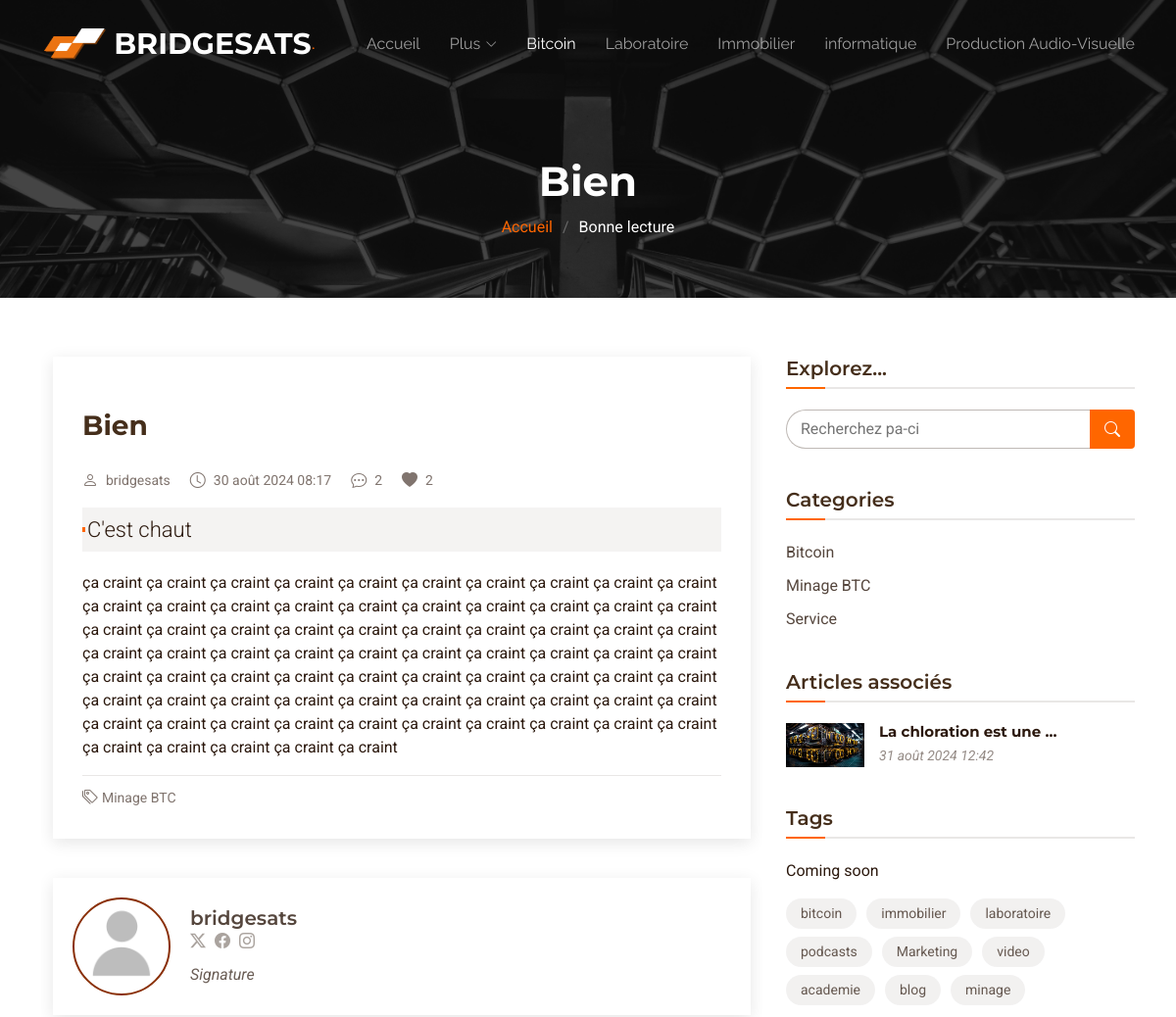
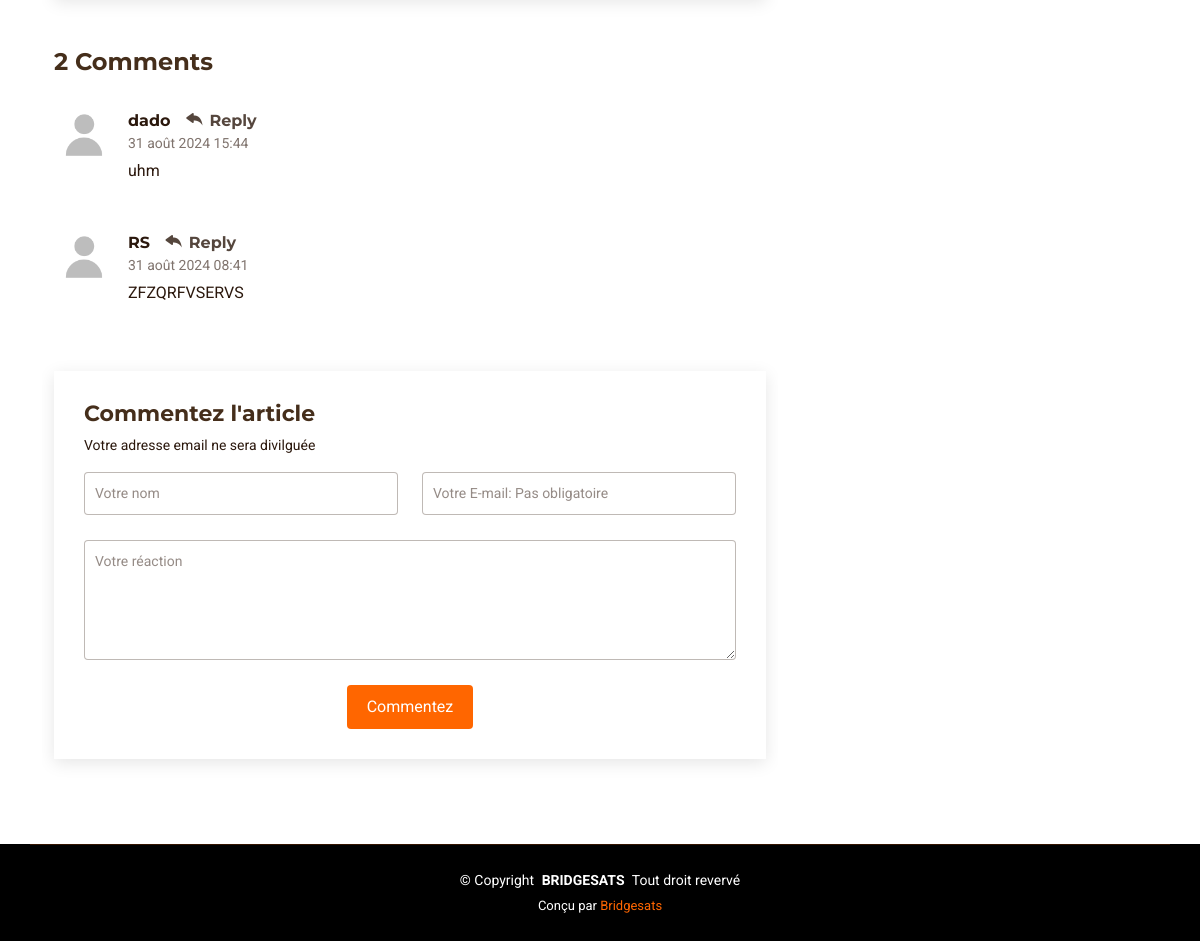
The app's page /detail/bien with its own data (2 pictures, top to bottom).
### core/models.py (models this page shows, shortened)
class CreateBlog(models.Model):
    title = models.CharField(max_length=255)
    category = models.ForeignKey(Category, on_delete=models.CASCADE)
    intro = models.TextField()
    author = models.ForeignKey(User, on_delete=models.SET_NULL, null=True, blank=True)
    slug = models.SlugField(max_length=1000, unique=True, blank=True)
    body = models.TextField()
    image = models.ImageField(upload_to='media')
    date_added = models.DateTimeField(auto_now=True)
    class Meta:
        ordering = ['-date_added']

class Category(models.Model):
    cat_id = models.AutoField(primary_key=True)
    name = models.CharField(max_length=120)
    def __str__(self):
        return self.name

class Comment(models.Model):
    post = models.ForeignKey(CreateBlog, related_name='comments', on_delete=models.CASCADE)
    email = models.EmailField()
    body = models.TextField()
    name = models.CharField(max_length=100, default="inconnue")
    date_added = models.DateTimeField(auto_now=True)
    class Meta:
        ordering = ['-date_added']

### core/views.py (the view)
# urls.py: path('detail/<slug:slug>', detailView, name='detailView'),
def detailView(request, slug):
    post = get_object_or_404(CreateBlog, slug=slug)
    category = post.category
    articles_en_relation = CreateBlog.objects.filter(category=category).exclude(pk=post.pk)  # Exclude current post
    list_categorys = Category.objects.all()
    comments = post.comments.all()
    post_comments_count = comments.count()  # Use count() method for efficiency
    if request.method == 'POST':
        if 'body' in request.POST:  # Check for comment form submission
            name = request.POST.get('name')
            body = request.POST.get('body')
            if not body:
                return render(request, 'post_detail.html', {'post': post, 'error': 'Veuillez remplir tous les champs.'})
            comment = Comment(name=name, body=body, post=post)
            comment.save()
            messages.success(request, 'Merci votre intervention')
            return redirect('detailView', slug=post.slug)
        else:  # Check for newsletter form submission
            form1 = SubscribersForm(request.POST)
            if form1.is_valid():
                form1.save()
                messages.success(request, 'Félicitation, Vous avez rejoint notre Newsletter')
                return redirect('detailView', slug=post.slug)
    else:
        form1 = SubscribersForm()  # Initialize empty form for newsletter
    context = {
        'post': post,
        'comments': comments,
        'comment_count': post_comments_count,  # Renamed for clarity
        'comment_form': Comment(),  # Create empty comment object for form
        'newsletter_form': form1,
        'aer': articles_en_relation,
        'cats': list_categorys,
    }
    return render(request, 'blog-details.html', context)

### core/forms.py
class SubscribersForm(ModelForm):
    class Meta:
        model = Subscribers
        fields = ['email', ]

### core/templates/blog-details.html (shortened to what this page needs)
<!DOCTYPE html>
{% load static %}
<html lang="en">
<head>
  <link href="{% static "assets1/vendor/bootstrap/css/bootstrap.min.css" %}" rel="stylesheet">
  <link href="{% static "assets1/vendor/bootstrap-icons/bootstrap-icons.css" %}" rel="stylesheet">
  <link href="{% static "assets1/vendor/aos/aos.css" %}" rel="stylesheet">
  <link href="{% static "assets1/vendor/glightbox/css/glightbox.min.css" %}" rel="stylesheet">
  <link href="{% static "assets1/vendor/swiper/swiper-bundle.min.css" %}" rel="stylesheet">
  <link href="{% static "assets1/css/main.css" %}" rel="stylesheet">
</head>
<body class="blog-details-page">
  <header id="header" class="header d-flex align-items-center fixed-top">
    <div class="container-fluid container-xl position-relative d-flex align-items-center justify-content-between">
      <a href="{% url "accueille" %}" class="logo d-flex align-items-center me-auto me-lg-0">
        <img src="{% static "assets/img/favicon.webp" %}" alt="">
        <h1 class="sitename">BRIDGESATS</h1>
        <span>.</span>
      </a>
      <nav id="navmenu" class="navmenu">
        <ul>
          <li><a href="{% url "accueille" %}" >Accueil<br></a></li>
          <li class="dropdown"><a href="#"><span>Plus</span> <i class="bi bi-chevron-down toggle-dropdown"></i></a>
          </li>
          <li><a href="{% url "bitcoin" %}" class="active">Bitcoin</a></li>
          <li><a href="{% url "laboratoire" %}">Laboratoire</a></li>
          <li><a href="{% url "immobilier" %}">Immobilier</a></li>
          <li><a href="{% url "informatique" %}">informatique</a></li>
          <li><a href="{% url "production" %}">Production Audio-Visuelle</a></li>
        </ul>
      </nav>
    </div>
  </header>
  <main class="main">
    <div class="page-title dark-background" data-aos="fade" style="background-image: url({% static "assets/img/hero-bg.jpg" %});">
      <div class="container">
        <h1>{{ post.title }}</h1>
        <nav class="breadcrumbs">
          <ol>
            <li><a href="{% url "accueille" %}">Accueil</a></li>
            <li class="current">Bonne lecture</li>
          </ol>
        </nav>
      </div>
    </div>
    <div class="container">
      <div class="row">
        <div class="col-lg-8">
          <section id="blog-details" class="blog-details section">
            <div class="container">
              <article class="article">
                <div class="post-img">
                </div>
                <h2 class="title">{{ post.title }}</h2>
                <div class="meta-top">
                  <ul>
                    <li class="d-flex align-items-center"><i class="bi bi-person"></i> <a href="blog-details.html">{{ post.author}}</a></li>
                    <li class="d-flex align-items-center"><i class="bi bi-clock"></i> <a href="blog-details.html"><time datetime="2020-01-01">{{ post.date_added }}</time></a></li>
                    <li class="d-flex align-items-center"><i class="bi bi-chat-dots"></i> <a href="blog-details.html">{{ comment_count }}</a></li>
                    <li class="d-flex align-items-center"><i class="bi bi-heart-fill"></i> <a href="blog-details.html">{{ comment_count }}</a></li>
                  </ul>
                </div>
                <div class="content">
                  <blockquote>
                    <p>
                      {{ post.intro|safe }}
                    </p>
                  </blockquote>
                  <p>
                    {{ post.body|linebreaks }}
                  </p>
                </div>
                <div class="meta-bottom">
                  <i class="bi bi-tags"></i>
                  <ul class="cats">
                    <li><a href="#">{{ post.category }}</a></li>
                  </ul>
                </div>
              </article>
            </div>
          </section>
          <section id="blog-author" class="blog-author section">
            <div class="container">
              <div class="author-container d-flex align-items-center">
                <img style=" max-width: 100px;
  margin-right: 20px;
  border: 2px solid rgb(138, 48, 7);
  border-radius: 50%;" src="{% static "assets1/img/userdefault.png" %}" class="rounded-circle flex-shrink-0" alt="">
                <div>
                  <h4>{{ post.author }}</h4>
                  <div class="social-links">
                    <a href="https://x.com/#"><i class="bi bi-twitter-x"></i></a>
                    <a href="https://facebook.com/#"><i class="bi bi-facebook"></i></a>
                    <a href="https://instagram.com/#"><i class="biu bi-instagram"></i></a>
                  </div>
                  <p>
Signature                             </p>
                </div>
              </div>
            </div>
          </section>
          <section id="blog-comments" class="blog-comments section">
            <div class="container">
              <h4 class="comments-count">{{ comment_count }} Comments</h4>
              {% for i in comments %}
              <div id="comment-1" class="comment">
                <div class="d-flex">
                  <div class="comment-img"><img src="{% static "assets1/img/userdefault.png" %}" alt=""></div>
                  <div>
                    <h5><a href="">{% if i.name %}{{ i.name }}{% else %}Inconnue{% endif %}</a> <a href="#" class="reply"><i class="bi bi-reply-fill"></i> Reply</a></h5>
                    <time datetime="2020-01-01">{{ i.date_added }}</time>
                    <p>
                      {{ i.body }}
                    </p>
                  </div>
                </div>
              </div>
              {% endfor %}
            </div>
          </section>
          <section id="comment-form" class="comment-form section">
            <div class="container">
              <form action="" method="POST">
                <h4>Commentez l'article</h4>
                <p>Votre adresse email ne sera divilguée </p>
                <div class="row">
                  <div class="col-md-6 form-group">
                    <input name="name" id="name" type="text" class="form-control" placeholder="Votre nom">
                  </div>
                  <div class="col-md-6 form-group">
                    <input name="email" type="text" class="form-control" placeholder="Votre E-mail: Pas obligatoire">
                  </div>
                </div>
                <div class="row">
                  <div class="col form-group">
                    <textarea name="body" id="body" class="form-control" rows="2" placeholder="Votre réaction"></textarea>
                  </div>
                </div>
                <div class="text-center">
                  <button type="submit" class="btn btn-block btn-primary">Commentez</button>
                </div>
              </form>
            </div>
          </section>
        </div>
        <div class="col-lg-4 sidebar">
          <div class="widgets-container">
            <div class="search-widget widget-item">
              <h3 class="widget-title">Explorez...</h3>
              <form action="{% url "search" %}">
                <input type="text" name="query" placeholder="Recherchez pa-ci">
                <button type="submit" title="Search"><i class="bi bi-search"></i></button>
              </form>
            </div>
            <div class="categories-widget widget-item">
              <h3 class="widget-title">Categories</h3>
              <ul class="mt-3">
                {% for categorys in cats  %}
                  <li><a href="{% url 'blog-cat' categorys.cat_id %}">{{ categorys.name }} <span></span></a></li>
                {% endfor %}
              </ul>
            </div>
            <div class="recent-posts-widget widget-item">
              <h3 class="widget-title">Articles associés</h3>
              {% for art in aer %}
              {% if art.id != article.id %}
              <div class="post-item">
                <img src="{{art.image.url}}" alt="" class="flex-shrink-0">
                <div>
                  <h4><a href="{{ art.slug }}">{{ art.intro|safe|truncatewords_html:4}}</a></h4>
                  <time datetime="2020-01-01">{{ art.date_added }}</time>
                </div>
              </div>
              {% endif %}
              {% empty %}
              <p>Pas d'article de meme catégorie</p>
              {% endfor %}
            </div>
            <div class="tags-widget widget-item">
              <h3 class="widget-title">Tags</h3>
              <p>Coming soon</p>
              <ul>
                <li><a href="#">bitcoin</a></li>
                <li><a href="#">immobilier</a></li>
                <li><a href="#">laboratoire</a></li>
                <li><a href="#">podcasts</a></li>
                <li><a href="#">Marketing</a></li>
                <li><a href="#">video</a></li>
                <li><a href="#">academie</a></li>
                <li><a href="#">blog</a></li>
                <li><a href="#">minage</a></li>
              </ul>
            </div>
          </div>
        </div>
      </div>
    </div>
  </main>
  <footer id="footer" class="footer dark-background">
    <div class="container copyright text-center">
      <p>© <span>Copyright</span> <strong class="px-1 sitename">BRIDGESATS</strong> <span>Tout droit revervé</span></p>
      <div class="credits">
        Conçu par <a href="{% url "admin:index" %}">Bridgesats</a>
      </div>
    </div>
  </footer>
</body>
</html>

### records on screen
CreateBlog: title "Bien", author "bridgesats", date_added "30 août 2024 08:17", intro "C'est chaut", body "ça craint ça craint ça craint ça craint ça craint ça craint ça craint ça craint ça craint ça craint ça craint ça craint ça craint ça craint ça craint ça craint ça craint ça craint ça craint ça craint ça craint ça craint ça craint ça craint ça craint ça craint ça craint ça craint ça craint ça craint ça craint ça craint ça craint ça craint ça craint ça craint ça craint ça craint ça craint ça craint ça craint ça craint ça craint ça craint ça craint ça craint ça craint ça craint ça craint ça craint ça craint ça craint ça craint ça craint ça craint ça craint ça craint ça craint ça craint ça craint ça craint ça craint ça craint ça craint ça craint ça craint ça craint ça craint ça craint ça craint…", category "Minage BTC"
Comment: name "dado", date_added "31 août 2024 15:44", body "uhm"
Comment: name "RS", date_added "31 août 2024 08:41", body "ZFZQRFVSERVS"
Category: name "Bitcoin"
Category: name "Minage BTC"
Category: name "Service"
CreateBlog: image (picture), intro "La chloration est une …", date_added "31 août 2024 12:42"

### other values on screen
{{ comment_count }} "2"
